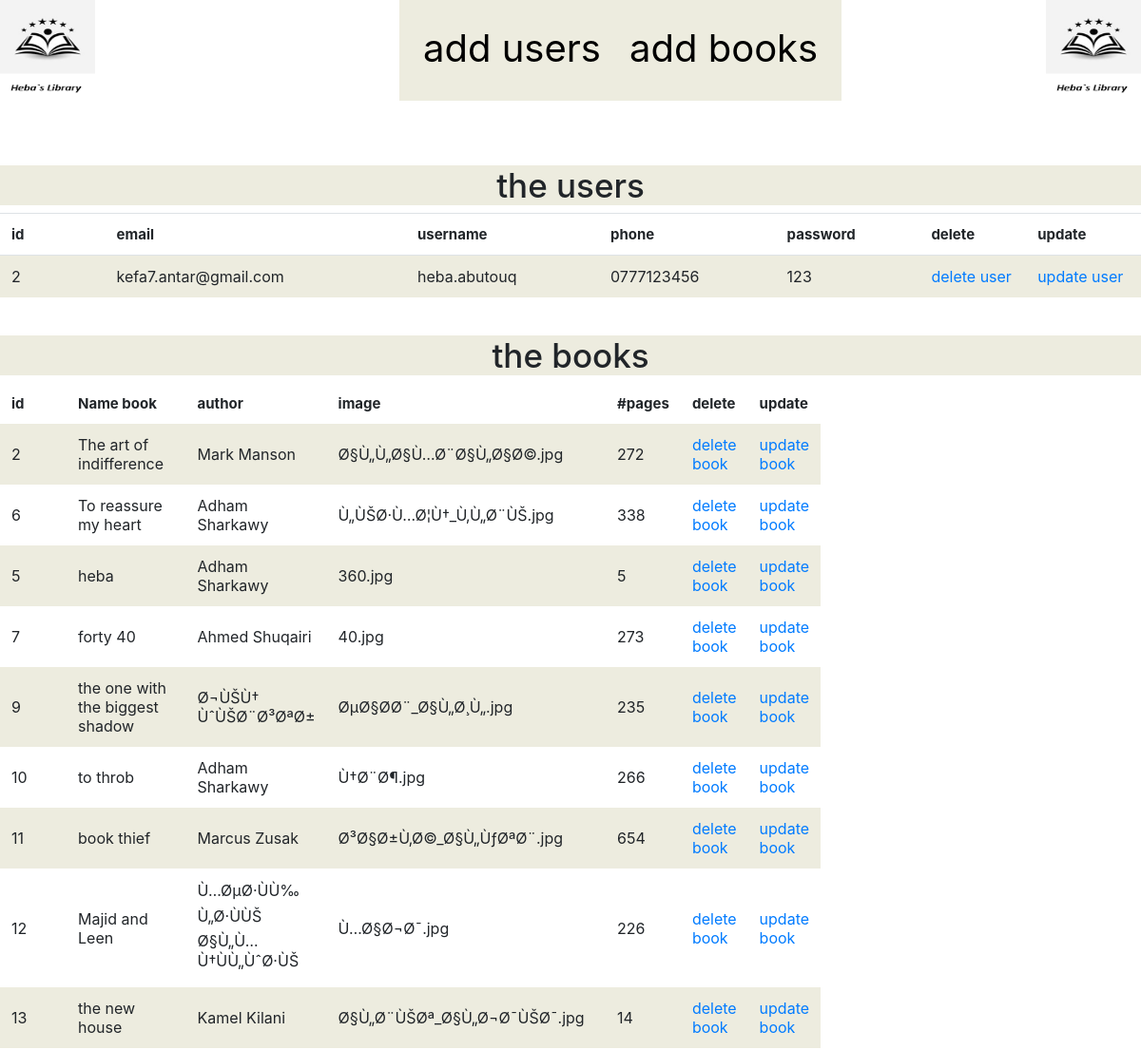
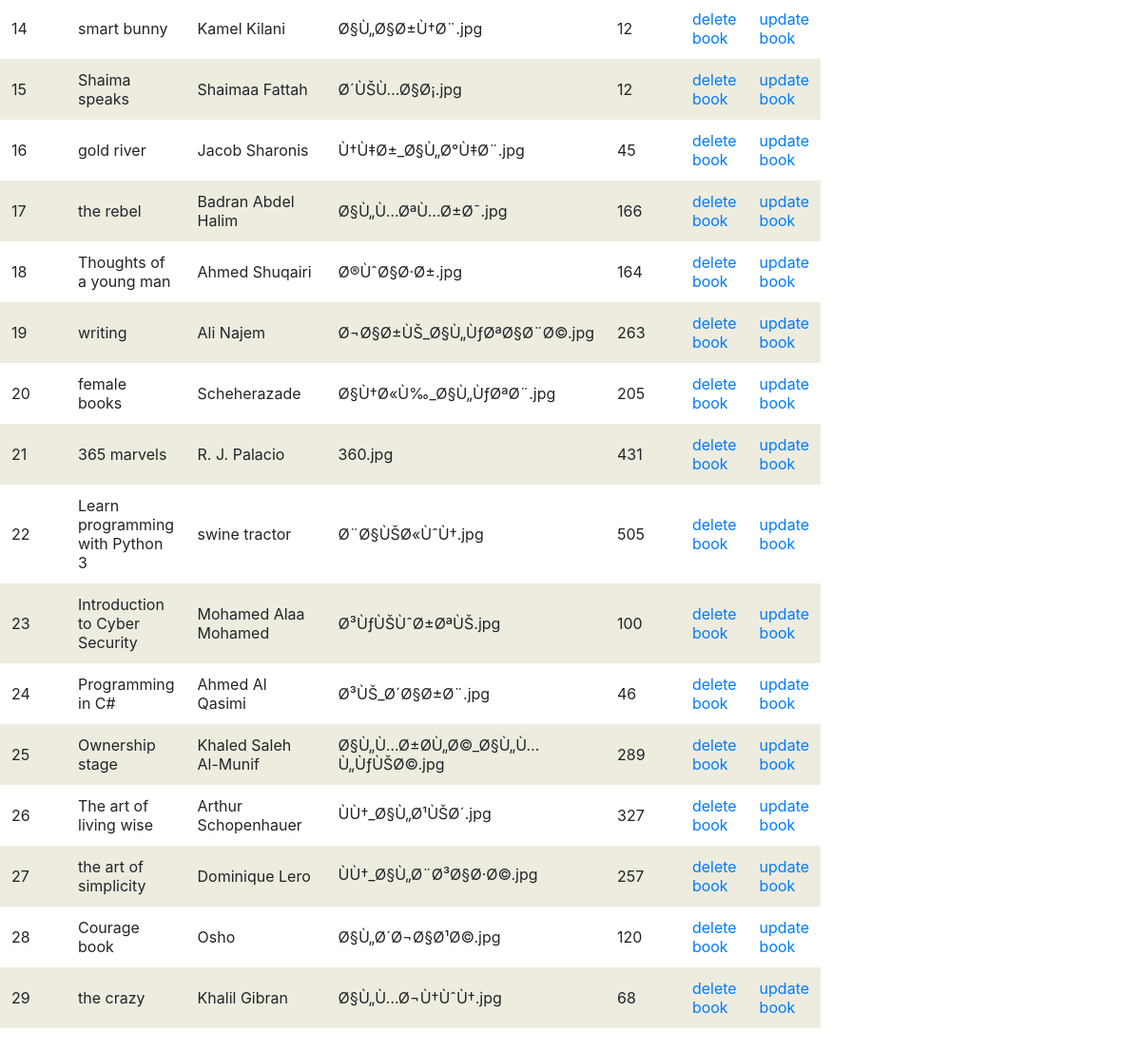
The app's page /adminpage.php with its own data (2 pictures, top to bottom).
### tables this page shows
CREATE TABLE IF NOT EXISTS `user` (
  `id` int(11) NOT NULL AUTO_INCREMENT,
  `email` varchar(255) NOT NULL,
  `password` varchar(250) NOT NULL,
  `username` varchar(225) NOT NULL,
  `phone` varchar(10) NOT NULL,
  PRIMARY KEY (`id`)
);

CREATE TABLE IF NOT EXISTS `books` (
  `id` int(10) NOT NULL AUTO_INCREMENT,
  `name` varchar(250) NOT NULL,
  `author` varchar(250) NOT NULL,
  `numpages` int(250) NOT NULL,
  `image` varchar(250) NOT NULL,
  `catid` int(11) NOT NULL,
  PRIMARY KEY (`id`)
);

### adminpage.php (the view, shortened to what this page needs)
<?php
$servername="localhost";
$username="root";
$password="heba44255";
$dbname="finalproject";
$con=new mysqli($servername,$username,$password,$dbname);
if($con->connect_error){
	die("not connected".$con->connect_error);
}
else{
$sql2="SELECT * FROM user";
$result=$con->query($sql2);
$table="<table class='table'>
<tr> <th scope='col'> id </th>
<th scope='col'> email </th>
<th scope='col'> username </th>
<th scope='col'> phone </th>
<th scope='col'> password </th>
<th scope='col' > delete </th>
<th scope='col'> update </th></tr>";
if($result->num_rows>0){
	while($row=$result->fetch_assoc()){
		$table=$table."<tr> <td>".$row['id']."</td> <td>".$row['email']."</td> <td>".$row['username']."</td> <td>".
		$row['phone']."</td> <td>".$row['password']."</td>  <td>
<a href='deleteuser.php?id=".$row['id']."'> delete user</a> </td>
<td> <a href='updateuserform.php?id=".$row['id']."'> update user</a> </td></tr>";
	}
	$table=$table."</table>";
}
$sql3="SELECT * FROM books";
$result2=$con->query($sql3);
$table2="<table>
<tr> <th scope='col'> id </th>
<th scope='col'> Name book </th>
<th scope='col'> author </th>
<th scope='col'> image </th>
<th scope='col'> #pages </th>
<th scope='col'> delete </th>
<th scope='col'> update </th></tr>";
if($result2->num_rows>0){
	while($row2=$result2->fetch_assoc()){
		$table2=$table2."<tr> <td >".$row2['id']."</td> <td>".$row2['name']."</td> <td>".$row2['author']."</td>
		<td>". $row2['image'] ."</td>
		<td>". $row2['numpages']."</td>
		  <td> <a href='deletebook.php?id=".$row2['id']."'> delete book</a> </td>
		<td> <a href='updatebook.php?id=".$row2['id']."'> update book</a> </td></tr>";
	}
	$table2=$table2."</table>";
}
}
?>
<html>
<head>
<link href="https://cdnjs.cloudflare.com/ajax/libs/simple-line-icons/2.4.1/css/simple-line-icons.min.css" rel="stylesheet">
    <link rel="stylesheet" href="https://maxcdn.bootstrapcdn.com/bootstrap/4.0.0/css/bootstrap.min.css">
</head>
<body>
<img  src="logo.png" width="100px" height="100px" style="">
<img  src="logo.png" width="100px" height="100px" style="float:right;">
<div style=" background-color:#edecdf;">
<ul>
 <li><a href="adduser.php"> add users  </a> </li>
 <li><a href="addbook.php">add books  </a> </li>
</ul></div><br> <br><br> <br>
<br> <br> <br>
<div>
<h1> the users</h1>
<?php  echo $table ?>
</div>
<br>
<div>
<h1> the books</h1>
<?php  echo $table2 ?>
</div>
<br>
</body>
</html>

### adminpage.php (style rules this page uses)
ul { list-style-type:none; margin-left:390px; margin-top:-110px; }
li { float:left; margin:-10px; }
li a { text-decoration:none; padding:25px; font-size:40px;color:black; display:block; text-align:center; background-color:#edecdf; }
h1 { background-color:#edecdf; text-align:center; font-size:35px; }
tr:nth-child(even) { background-color: #edecdf; }
th { font-size:15px; }
td,th { padding:12px; width:70px; }

### records on screen
user: id "2", email "kefa7.antar@gmail.com", username "heba.abutouq", phone "0777123456", password "123"
books: id "2", name "The art of indifference", author "Mark Manson", image "Ø§Ù„Ù„Ø§Ù…Ø¨Ø§Ù„Ø§Ø©.jpg", numpages "272"
books: id "6", name "To reassure my heart", author "Adham Sharkawy", image "Ù„ÙŠØ·Ù…Ø¦Ù†_Ù‚Ù„Ø¨ÙŠ.jpg", numpages "338"
books: id "5", name "heba", author "Adham Sharkawy", image "360.jpg", numpages "5"
books: id "7", name "forty 40", author "Ahmed Shuqairi", image "40.jpg", numpages "273"
books: id "9", name "the one with the biggest shadow", author "Ø¬ÙŠÙ† ÙˆÙŠØ¨Ø³ØªØ±", image "ØµØ§Ø­Ø¨_Ø§Ù„Ø¸Ù„.jpg", numpages "235"
books: id "10", name "to throb", author "Adham Sharkawy", image "Ù†Ø¨Ø¶.jpg", numpages "266"
books: id "11", name "book thief", author "Marcus Zusak", image "Ø³Ø§Ø±Ù‚Ø©_Ø§Ù„ÙƒØªØ¨.jpg", numpages "654"
books: id "12", name "Majid and Leen", author "Ù…ØµØ·ÙÙ‰ Ù„Ø·ÙÙŠ Ø§Ù„Ù…Ù†ÙÙ„ÙˆØ·ÙŠ", image "Ù…Ø§Ø¬Ø¯.jpg", numpages "226"
books: id "13", name "the new house", author "Kamel Kilani", image "Ø§Ù„Ø¨ÙŠØª_Ø§Ù„Ø¬Ø¯ÙŠØ¯.jpg", numpages "14"
books: id "14", name "smart bunny", author "Kamel Kilani", image "Ø§Ù„Ø§Ø±Ù†Ø¨.jpg", numpages "12"
books: id "15", name "Shaima speaks", author "Shaimaa Fattah", image "Ø´ÙŠÙ…Ø§Ø¡.jpg", numpages "12"
books: id "16", name "gold river", author "Jacob Sharonis", image "Ù†Ù‡Ø±_Ø§Ù„Ø°Ù‡Ø¨.jpg", numpages "45"
books: id "17", name "the rebel", author "Badran Abdel Halim", image "Ø§Ù„Ù…ØªÙ…Ø±Ø¯.jpg", numpages "166"
books: id "18", name "Thoughts of a young man", author "Ahmed Shuqairi", image "Ø®ÙˆØ§Ø·Ø±.jpg", numpages "164"
books: id "19", name "writing", author "Ali Najem", image "Ø¬Ø§Ø±ÙŠ_Ø§Ù„ÙƒØªØ§Ø¨Ø©.jpg", numpages "263"
books: id "20", name "female books", author "Scheherazade", image "Ø§Ù†Ø«Ù‰_Ø§Ù„ÙƒØªØ¨.jpg", numpages "205"
books: id "21", name "365 marvels", author "R. J. Palacio", image "360.jpg", numpages "431"
books: id "22", name "Learn programming with Python 3", author "swine tractor", image "Ø¨Ø§ÙŠØ«ÙˆÙ†.jpg", numpages "505"
books: id "23", name "Introduction to Cyber Security", author "Mohamed Alaa Mohamed", image "Ø³ÙƒÙŠÙˆØ±ØªÙŠ.jpg", numpages "100"
books: id "24", name "Programming in C#", author "Ahmed Al Qasimi", image "Ø³ÙŠ_Ø´Ø§Ø±Ø¨.jpg", numpages "46"
books: id "25", name "Ownership stage", author "Khaled Saleh Al-Munif", image "Ø§Ù„Ù…Ø±Ø­Ù„Ø©_Ø§Ù„Ù…Ù„ÙƒÙŠØ©.jpg", numpages "289"
books: id "26", name "The art of living wise", author "Arthur Schopenhauer", image "ÙÙ†_Ø§Ù„Ø¹ÙŠØ´.jpg", numpages "327"
books: id "27", name "the art of simplicity", author "Dominique Lero", image "ÙÙ†_Ø§Ù„Ø¨Ø³Ø§Ø·Ø©.jpg", numpages "257"
books: id "28", name "Courage book", author "Osho", image "Ø§Ù„Ø´Ø¬Ø§Ø¹Ø©.jpg", numpages "120"
books: id "29", name "the crazy", author "Khalil Gibran", image "Ø§Ù„Ù…Ø¬Ù†ÙˆÙ†.jpg", numpages "68"
